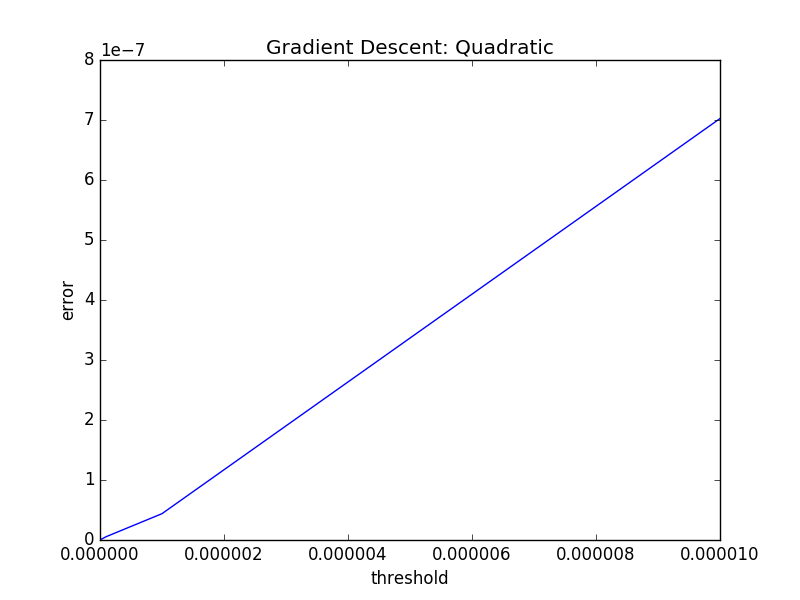

Python code for this plot:
import math
import random
import numpy as np
import loadParametersP1
from matplotlib import pyplot as plt

def grad_desc(func, d_func, criteria=0.0001):
    x = np.array([-20.0,20.0])
    values = []
    epoch = 0
    while True:
        epoch += 1
        x -= 0.1 * d_func(x)
        values += [func(x)]
        if np.linalg.norm(d_func(x)) < criteria:
            print(str(x) + " " + str(criteria))
            return x

gaussMean,gaussCov,quadBowlA,quadBowlb = loadParametersP1.getData()
def gfunc(x):
    diff = (x - gaussMean)
    icov = np.linalg.inv(gaussCov)
    norm = - 1.0 / math.sqrt((2 * 3.1415)**len(gaussMean) * np.linalg.norm(gaussCov))
    return norm * np.exp(- 0.5 * diff.transpose().dot(icov.dot(diff)))
def d_gfunc(x):
    diff = (x - gaussMean)
    icov = np.linalg.inv(gaussCov)
    return -gfunc(x) * icov.dot(diff)
def qfunc(x):
    return 0.5 * x.transpose().dot(quadBowlA.dot(x)) - x.transpose().dot(quadBowlb)
def d_qfunc(x):
    return quadBowlA.dot(x) - quadBowlb
def ad_qfunc(x):
    result = [
        (qfunc(x+np.array([0.1,0])) - qfunc(x-np.array([0.1,0]))) / 0.2,
        (qfunc(x+np.array([0,0.1])) - qfunc(x-np.array([0,0.1]))) / 0.2
    ]
    return np.array(result)

pairs = [
    (0.00000001, 'r-'),
    (0.0000001, 'r-'),
    (0.000001, 'r-'),
    (0.00001, 'r-'),
]

y_values = []
for pair in pairs:
    criteria, color = pair
    result = grad_desc(qfunc, d_qfunc, criteria=criteria)
    y_values += [np.linalg.norm(np.array([26.66666666666, 26.6666666666]) - result)]
plt.plot([x for x, y in pairs], y_values, 'b-')
plt.title('Gradient Descent: Quadratic')
plt.xlabel('threshold')
plt.ylabel('error')
plt.show()
